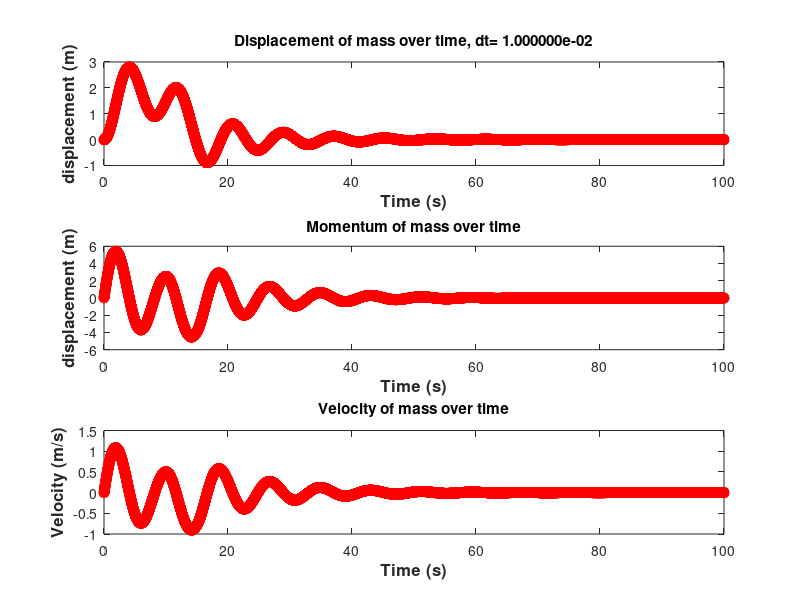
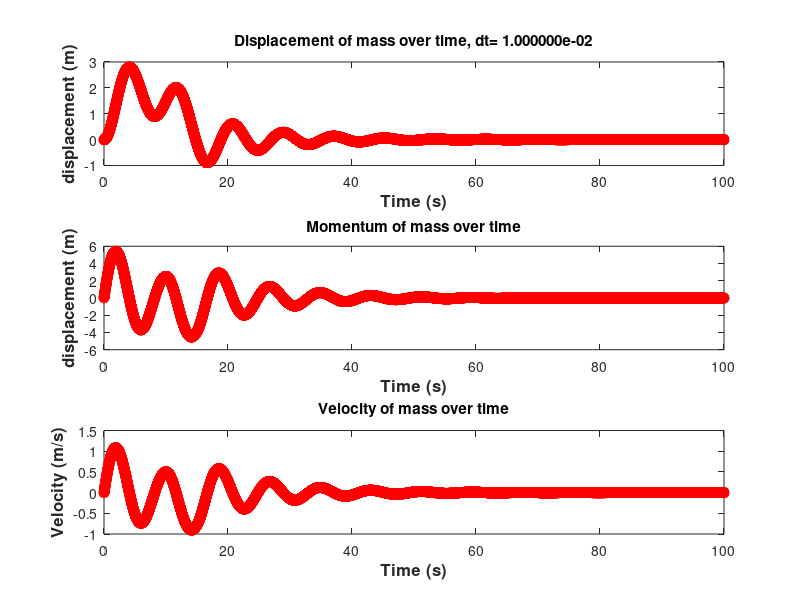
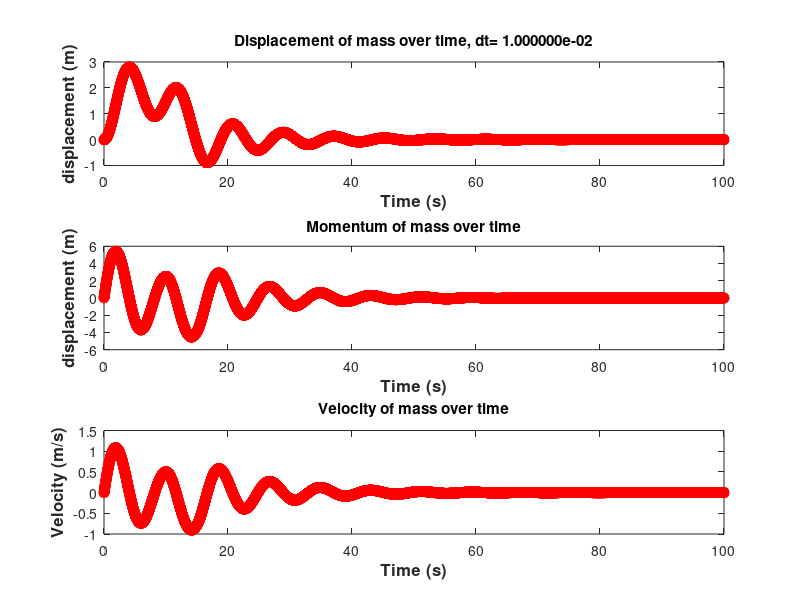
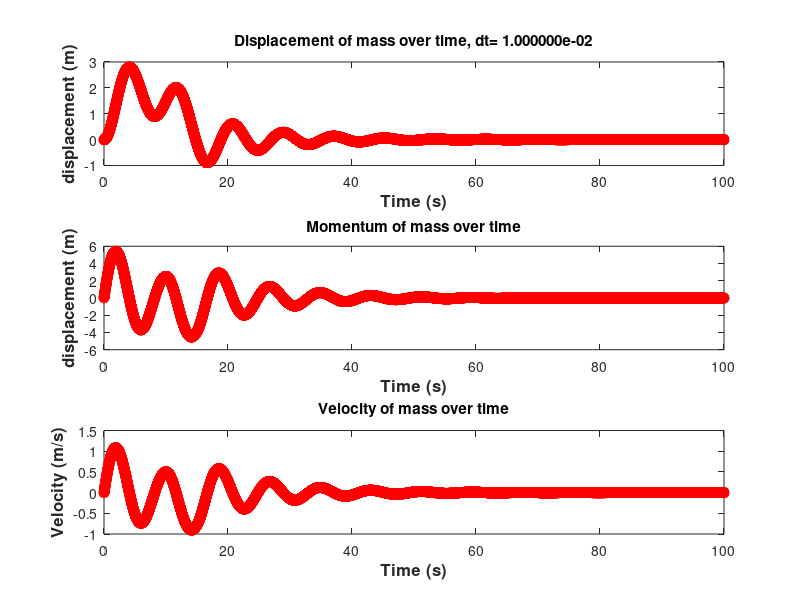

Recreate these plots in MATLAB, in order.
%% This is a script to solve mass damping problem described at
%   Q5 Tutorial 1, CIVL3150. This script serves an example to solve ordinary
%   differential equation using MATLAB
%  Some good habits to follow when developing your MATLAB script:
%  1. write scripts in three sections: 
%     (a) initialization 
%     (b) main calculation loop and 
%     (c) result analysis 
%  2. Declare the meaning and unit of the variable as comment next to it.
%

%% ------- initialize simulation ----- 
%clear all declared variables
clear

% damper coefficient (kg/sec)
B = 1;

% spring constant (N/m) or (kg m /s2 )
k = 3;

% mass of the object (kg)
M = 5;

% time step (s), remember this value is a numerical parameter
%  Simulation result should always be independent from this parameter.
%  one way to check the dependency is to run the simulation with
%  different dt values and check the difference of the results
% give it a try about dt=0.2 0.1 0.01 0.001.
dt = 0.01;

% duration of simulation  (s)
tsim = 100;

% number of time steps estimated
nt = tsim/dt;

% t_ftd is x-axis (i.e., time) of the key points in the force-time
% diagram (s). notice that the last x-axis is the duration of simulation
t_ftd = [0,10,15,tsim+dt];

% F_ftd is y-axis (i.e., force) of the key points in the force-time 
%   diagram (N or kgms-2). notice that the last y-axis is the force
%   at end of the simulation, which is zero
F_ftd = [5,5,0,0];

% defining arrays. Anything that changes with time can be defined
%   as an array (e.g., flow, converter or stock), the advantage of 
%   using array to store the values is that later one can plot and
%   analyze the change of value over time.
t = zeros(nt,1);
x = zeros(nt,1);
p = zeros(nt,1);
F = zeros(nt,1);

% an array for velocity (m/s), the inital value is 0
% note that the v array here is a converter, not a stock
% more information:
%  converter is a property written as a function of stock, and 
%   it changes over time. The common mistake is that converter
%   is written as function of flow.
%  For example: for the ice melting project, the surface area of
%   ice is a convert, as it changes overtime and it varies with
%   the mass of ice (which is a stoke). However, we never write
%   the surface area of ice as a function of melting rate, which 
%   a flow.
v = zeros(nt,1);

% an array for time (s), the initial time is 0. 
t(1) = 0;

% an array for mass displacement (m), the initial value is 2.
% mass displacement is the first stoke in the system
x(1) = 0;
 
% an array the momentum of the mass
p(1) = 0;

%% ---- main loop, use EULER method to solve the ordinary ---
%  ---- differential equation---
% equation

% defining loop for time
for i = 2:nt
    % the time point (s) of the current time step
    t(i) = t(i-1)+dt;
    % this line reveals that v is a converter as it is a function
    %  of p, which is a stock.
    v(i) = p(i-1)/M;


    % this  subsection gets the force at a time step based on
    % the force-time diagram given in the question brief
    % How it works:
    % cut the diagram into segments which can be represented by a line
    % function. for example, the line made by point (10,5) and (15,0) is the 
    % second segment. 
    % This segment can be expressed by Force= ( 5-0)/(15-10) * (time-15) +0
    % The forward time index (F_fIdx) and backward time index (F_bIdx) for 
    % any time between 10 and 15s are 2 and 3. These indices are used to 
    % identify the segments that the current time locates
    % the forward index of time.
    % think about how to use similar way to represent the inflow to the void
    % associated
    % with rainfall in project 2, especially when the simulation needs to 
    % run up to the second year? (function mod would be useful)

    F_fIdx = find((t_ftd-t(i))>=0,1);
    % the backward index of time
    F_bIdx = F_fIdx-1;
    % the slope of the line segment
    k_f    = (F_ftd(F_fIdx)-F_ftd(F_bIdx)) / (t_ftd(F_fIdx)-t_ftd(F_bIdx));
    % the force of time step i-1
    F(i-1) = k_f*(t(i-1)-t_ftd(F_fIdx))+F_ftd(F_fIdx) ;

    % net flows associated with the momentum balance
    % as it is using EULER method, all the flow are based on 
    % previous time step; if runge-kutta method is used, this
    % script has to be modified.
    f_n  = F(i-1)-k*x(i-1)-B*v(i-1);

    % calculate the momentum of the next time step (n+1)
    p(i) = p(i-1)+f_n*dt;
    % calculate the displacement of the next time step (n+1)
    x(i) = x(i-1)+v(i-1)*dt;
end


%% --------------- result analysis -------------
% create a figure handle for drawing
a.fig     = figure;
% fontsize of the figure
fontsize  = 12;
% linewidth of the figure
linewidth = 2;

% divide the plot region in 3 rows in a column, plot on the 
% first row
subplot(3,1,1)
% plot x as a function of t
% 'r-o' -- line in red (r), solid line (-) with circles (o)
% specify line width as the variable 'linewidth'
plot(t,x,'r-o','linewidth',linewidth)
% put label in x axis
xlabel('Time (s)','FontSize',fontsize,'FontWeight','bold')
% put label in y axis
ylabel('displacement (m)','FontSize',fontsize,'FontWeight','bold')
% give a title to the plot
title(  sprintf(  'Displacement of mass over time, dt= %e',dt));


subplot(3,1,2)
plot(t,p,'r-o','linewidth',linewidth)
xlabel('Time (s)','FontSize',fontsize,'FontWeight','bold')
ylabel('displacement (m)','FontSize',fontsize,'FontWeight','bold')
title('Momentum of mass over time');


subplot(3,1,3)
plot(t,v,'r-o','linewidth',linewidth)
xlabel('Time (s)','FontSize',fontsize,'FontWeight','bold')
ylabel('Velocity (m/s)','FontSize',fontsize,'FontWeight','bold')
title('Velocity of mass over time');

print(a.fig,'mass.png','-dpng')   % png figure output
print(a.fig,'mass.tif','-dtiff','-r70')   % tif figure output
print(a.fig,'mass.eps','-depsc')  % vectorized figure output 
                               %   (publishing standard)
                               % it can be viewed using ghostscript, evince
			       % or by insterting it into word
saveas(a.fig,'mass.fig','fig') % save the matlab figure
